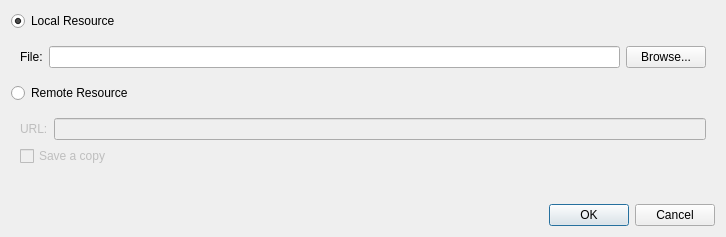
<?xml version="1.0" encoding="UTF-8"?>
<ui version="4.0">
 <class>AttachmentSelectionDialog</class>
 <widget class="QDialog" name="AttachmentSelectionDialog">
  <property name="windowModality">
   <enum>Qt::WindowModal</enum>
  </property>
  <property name="geometry">
   <rect>
    <x>0</x>
    <y>0</y>
    <width>726</width>
    <height>237</height>
   </rect>
  </property>
  <property name="sizePolicy">
   <sizepolicy hsizetype="Preferred" vsizetype="Minimum">
    <horstretch>0</horstretch>
    <verstretch>0</verstretch>
   </sizepolicy>
  </property>
  <property name="windowTitle">
   <string>Add attachment </string>
  </property>
  <property name="modal">
   <bool>true</bool>
  </property>
  <layout class="QVBoxLayout" name="verticalLayout">
   <item>
    <widget class="QRadioButton" name="localResRadioButton">
     <property name="text">
      <string>Local Resource</string>
     </property>
     <property name="checked">
      <bool>true</bool>
     </property>
    </widget>
   </item>
   <item>
    <widget class="QFrame" name="frame">
     <property name="frameShape">
      <enum>QFrame::NoFrame</enum>
     </property>
     <property name="frameShadow">
      <enum>QFrame::Sunken</enum>
     </property>
     <layout class="QFormLayout" name="formLayout">
      <property name="fieldGrowthPolicy">
       <enum>QFormLayout::AllNonFixedFieldsGrow</enum>
      </property>
      <item row="0" column="0">
       <widget class="QLabel" name="label">
        <property name="text">
         <string>File:</string>
        </property>
       </widget>
      </item>
      <item row="0" column="1">
       <layout class="QHBoxLayout" name="horizontalLayout">
        <item>
         <widget class="QLineEdit" name="filenameLineEdit"/>
        </item>
        <item>
         <widget class="QPushButton" name="browseButton">
          <property name="text">
           <string>Browse...</string>
          </property>
         </widget>
        </item>
       </layout>
      </item>
     </layout>
    </widget>
   </item>
   <item>
    <widget class="QRadioButton" name="remoteResRadioButton">
     <property name="text">
      <string>Remote Resource</string>
     </property>
    </widget>
   </item>
   <item>
    <widget class="QFrame" name="frame_2">
     <property name="enabled">
      <bool>false</bool>
     </property>
     <property name="frameShape">
      <enum>QFrame::NoFrame</enum>
     </property>
     <property name="frameShadow">
      <enum>QFrame::Raised</enum>
     </property>
     <layout class="QFormLayout" name="formLayout_2">
      <property name="fieldGrowthPolicy">
       <enum>QFormLayout::AllNonFixedFieldsGrow</enum>
      </property>
      <item row="0" column="0">
       <widget class="QLabel" name="label_2">
        <property name="text">
         <string>URL:</string>
        </property>
       </widget>
      </item>
      <item row="0" column="1">
       <widget class="QLineEdit" name="urlLineEdit"/>
      </item>
      <item row="1" column="0" colspan="2">
       <widget class="QCheckBox" name="downloadCheckBox">
        <property name="text">
         <string>Save a copy</string>
        </property>
       </widget>
      </item>
     </layout>
    </widget>
   </item>
   <item>
    <spacer name="verticalSpacer">
     <property name="orientation">
      <enum>Qt::Vertical</enum>
     </property>
     <property name="sizeHint" stdset="0">
      <size>
       <width>20</width>
       <height>16</height>
      </size>
     </property>
    </spacer>
   </item>
   <item>
    <widget class="QDialogButtonBox" name="buttonBox">
     <property name="orientation">
      <enum>Qt::Horizontal</enum>
     </property>
     <property name="standardButtons">
      <set>QDialogButtonBox::Cancel|QDialogButtonBox::Ok</set>
     </property>
    </widget>
   </item>
  </layout>
 </widget>
 <resources/>
 <connections>
  <connection>
   <sender>buttonBox</sender>
   <signal>accepted()</signal>
   <receiver>AttachmentSelectionDialog</receiver>
   <slot>accept()</slot>
   <hints>
    <hint type="sourcelabel">
     <x>227</x>
     <y>324</y>
    </hint>
    <hint type="destinationlabel">
     <x>157</x>
     <y>274</y>
    </hint>
   </hints>
  </connection>
  <connection>
   <sender>buttonBox</sender>
   <signal>rejected()</signal>
   <receiver>AttachmentSelectionDialog</receiver>
   <slot>reject()</slot>
   <hints>
    <hint type="sourcelabel">
     <x>295</x>
     <y>330</y>
    </hint>
    <hint type="destinationlabel">
     <x>286</x>
     <y>274</y>
    </hint>
   </hints>
  </connection>
  <connection>
   <sender>localResRadioButton</sender>
   <signal>toggled(bool)</signal>
   <receiver>frame</receiver>
   <slot>setEnabled(bool)</slot>
   <hints>
    <hint type="sourcelabel">
     <x>34</x>
     <y>21</y>
    </hint>
    <hint type="destinationlabel">
     <x>63</x>
     <y>39</y>
    </hint>
   </hints>
  </connection>
  <connection>
   <sender>remoteResRadioButton</sender>
   <signal>toggled(bool)</signal>
   <receiver>frame_2</receiver>
   <slot>setEnabled(bool)</slot>
   <hints>
    <hint type="sourcelabel">
     <x>31</x>
     <y>100</y>
    </hint>
    <hint type="destinationlabel">
     <x>19</x>
     <y>116</y>
    </hint>
   </hints>
  </connection>
 </connections>
</ui>
